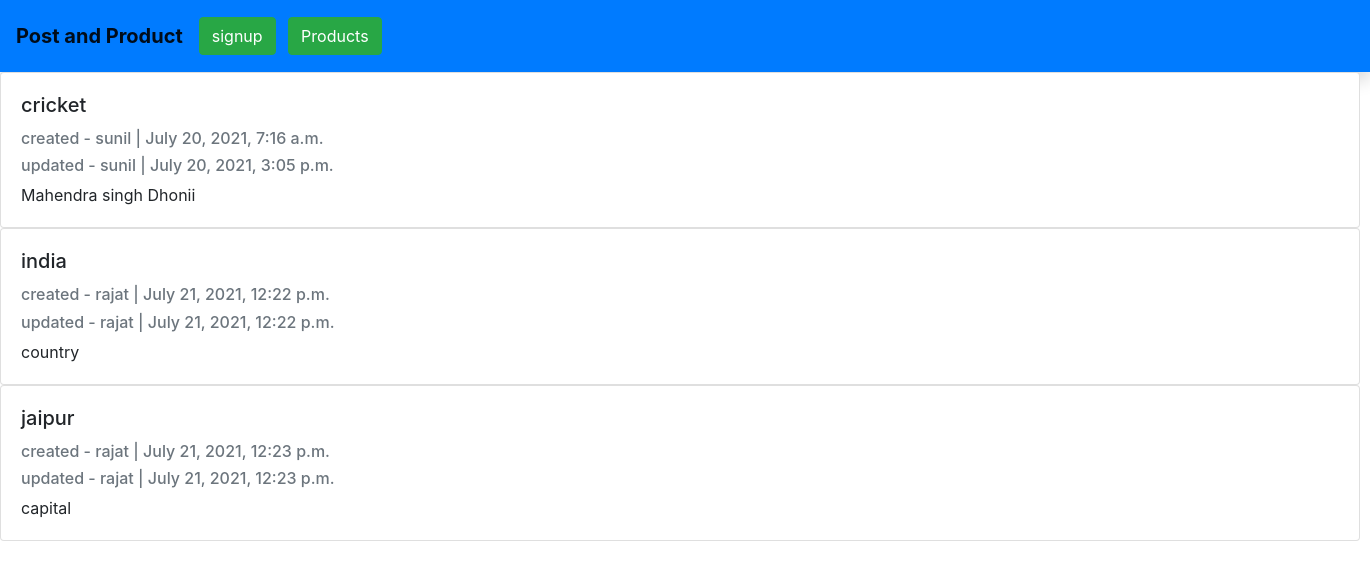
The page /home on the database its author committed.
### user/models.py (models this page shows, shortened)
class Post(models.Model):
    users = models.ForeignKey(User, on_delete=models.CASCADE)
    title = models.CharField(max_length=200, unique=True)
    text = models.TextField()
    created_at = models.DateTimeField(auto_now_add=True)
    updated_at = models.DateTimeField(auto_now= True)

class User(AbstractUser):
    first_name = models.CharField(max_length=100)
    last_name = models.CharField(max_length=100)
    email = models.EmailField(max_length=50)
    username = models.CharField(max_length=50, unique=True)
    password = models.CharField(max_length=50)
    def __str__(self):
        return self.username

### user/views.py (the view)
# urls.py: path('home', posts_view, name='home'),
def posts_view(request):
    if request.user.is_authenticated:
        posts = Post.objects.filter(users=request.user)
    else:
        posts = Post.objects.all().order_by('created_at')
    return render(request, 'home.html', {'posts':posts})

### templates/home.html (shortened to what this page needs)
{% extends 'index.html' %}
{% block header %}
<a class="btn btn-success mr-2" href="{% url 'signup' %}">
    signup
</a>
<a class="btn btn-success mr-2" href="{% url 'product_list' %}">Products</a>
{% endblock %}
{% block content %}
{% for post in posts %}
<div class="card" style="width: 85rem;">
  <div class="card-body">
    <h5 class="card-title">{{post.title}}</h5>
    <p class="card-text text-muted h6"> created - {{ post.users }} | {{ post.created_at}} </p>
    <p class="card-text text-muted h6"> updated - {{ post.users }} | {{ post.updated_at}} </p>
    <p class="card-text">{{post.text}}</p>
  </div>
</div>
{% endfor %}
{% endblock %}

### templates/index.html (shortened to what this page needs)
<!DOCTYPE html>
<html lang="en">
<head>
    <link rel="stylesheet" href="https://stackpath.bootstrapcdn.com/bootstrap/4.4.1/css/bootstrap.min.css">
</head>
<body>
  <nav class="navbar navbar-expand-lg navbar-light bg-primary shadow p-3">
    <a class="navbar-brand" href="#"><b>Post and Product</b></a>
    <div class="collapse navbar-collapse" id="navbarNav">
      <ul class="navbar-nav text-right float-right">
        <li class="nav-item active">
        {% if not request.user.is_authenticated %}
            {% block header %}
            {% endblock %}
        {% endif %}
        </li>
      </ul>
    </div>
  </nav>
{% block content %}
{% endblock %}
</body>
</html>

### rows shown on the page
Post: title "cricket", users "sunil", created_at "July 20, 2021, 7:16 a.m.", updated_at "July 20, 2021, 3:05 p.m.", text "Mahendra singh Dhonii"
Post: title "india", users "rajat", created_at "July 21, 2021, 12:22 p.m.", updated_at "July 21, 2021, 12:22 p.m.", text "country"
Post: title "jaipur", users "rajat", created_at "July 21, 2021, 12:23 p.m.", updated_at "July 21, 2021, 12:23 p.m.", text "capital"
